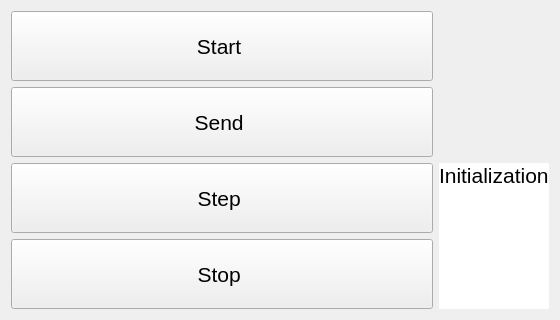
<?xml version="1.0" encoding="UTF-8"?>
<ui version="4.0">
 <class>ROS</class>
 <widget class="QWidget" name="ROS">
  <property name="geometry">
   <rect>
    <x>0</x>
    <y>0</y>
    <width>560</width>
    <height>320</height>
   </rect>
  </property>
  <property name="minimumSize">
   <size>
    <width>560</width>
    <height>320</height>
   </size>
  </property>
  <property name="windowTitle">
   <string>ROS</string>
  </property>
  <layout class="QGridLayout" name="gridLayout_2">
   <item row="0" column="2">
    <layout class="QHBoxLayout" name="horizontalLayout">
     <item>
      <layout class="QVBoxLayout" name="verticalLayout">
       <item>
        <widget class="QLabel" name="PyBulletLogo">
         <property name="sizePolicy">
          <sizepolicy hsizetype="Minimum" vsizetype="Minimum">
           <horstretch>0</horstretch>
           <verstretch>0</verstretch>
          </sizepolicy>
         </property>
         <property name="text">
          <string/>
         </property>
         <property name="pixmap">
          <pixmap>images/pybullet_logo.svg</pixmap>
         </property>
         <property name="scaledContents">
          <bool>true</bool>
         </property>
        </widget>
       </item>
       <item>
        <widget class="QLabel" name="text_box">
         <property name="font">
          <font>
           <pointsize>16</pointsize>
          </font>
         </property>
         <property name="layoutDirection">
          <enum>Qt::LeftToRight</enum>
         </property>
         <property name="styleSheet">
          <string notr="true">background-color: rgb(255, 255, 255);</string>
         </property>
         <property name="text">
          <string>Initialization</string>
         </property>
         <property name="alignment">
          <set>Qt::AlignLeading|Qt::AlignLeft|Qt::AlignTop</set>
         </property>
        </widget>
       </item>
      </layout>
     </item>
    </layout>
   </item>
   <item row="0" column="1">
    <layout class="QVBoxLayout" name="verticalLayout_2">
     <item>
      <layout class="QVBoxLayout" name="verticalLayout_3">
       <item>
        <widget class="QPushButton" name="start_button">
         <property name="sizePolicy">
          <sizepolicy hsizetype="MinimumExpanding" vsizetype="MinimumExpanding">
           <horstretch>0</horstretch>
           <verstretch>0</verstretch>
          </sizepolicy>
         </property>
         <property name="font">
          <font>
           <pointsize>16</pointsize>
          </font>
         </property>
         <property name="layoutDirection">
          <enum>Qt::RightToLeft</enum>
         </property>
         <property name="text">
          <string>Start </string>
         </property>
         <property name="icon">
          <iconset>
           <normaloff>images/start_icon.png</normaloff>images/start_icon.png</iconset>
         </property>
         <property name="iconSize">
          <size>
           <width>20</width>
           <height>20</height>
          </size>
         </property>
        </widget>
       </item>
       <item>
        <widget class="QPushButton" name="send_button">
         <property name="sizePolicy">
          <sizepolicy hsizetype="MinimumExpanding" vsizetype="MinimumExpanding">
           <horstretch>0</horstretch>
           <verstretch>0</verstretch>
          </sizepolicy>
         </property>
         <property name="font">
          <font>
           <pointsize>16</pointsize>
          </font>
         </property>
         <property name="layoutDirection">
          <enum>Qt::RightToLeft</enum>
         </property>
         <property name="text">
          <string>Send </string>
         </property>
         <property name="icon">
          <iconset>
           <normaloff>images/send_icon.png</normaloff>images/send_icon.png</iconset>
         </property>
         <property name="iconSize">
          <size>
           <width>20</width>
           <height>20</height>
          </size>
         </property>
        </widget>
       </item>
       <item>
        <widget class="QPushButton" name="step_button">
         <property name="sizePolicy">
          <sizepolicy hsizetype="MinimumExpanding" vsizetype="MinimumExpanding">
           <horstretch>0</horstretch>
           <verstretch>0</verstretch>
          </sizepolicy>
         </property>
         <property name="font">
          <font>
           <pointsize>16</pointsize>
          </font>
         </property>
         <property name="layoutDirection">
          <enum>Qt::RightToLeft</enum>
         </property>
         <property name="text">
          <string>Step </string>
         </property>
         <property name="icon">
          <iconset>
           <normaloff>images/step_icon.png</normaloff>images/step_icon.png</iconset>
         </property>
         <property name="iconSize">
          <size>
           <width>24</width>
           <height>23</height>
          </size>
         </property>
        </widget>
       </item>
       <item>
        <widget class="QPushButton" name="stop_button">
         <property name="sizePolicy">
          <sizepolicy hsizetype="MinimumExpanding" vsizetype="MinimumExpanding">
           <horstretch>0</horstretch>
           <verstretch>0</verstretch>
          </sizepolicy>
         </property>
         <property name="font">
          <font>
           <pointsize>16</pointsize>
          </font>
         </property>
         <property name="layoutDirection">
          <enum>Qt::RightToLeft</enum>
         </property>
         <property name="text">
          <string>Stop </string>
         </property>
         <property name="icon">
          <iconset>
           <normaloff>images/stop_icon.png</normaloff>images/stop_icon.png</iconset>
         </property>
         <property name="iconSize">
          <size>
           <width>20</width>
           <height>20</height>
          </size>
         </property>
        </widget>
       </item>
      </layout>
     </item>
    </layout>
   </item>
  </layout>
 </widget>
 <resources/>
 <connections/>
</ui>
